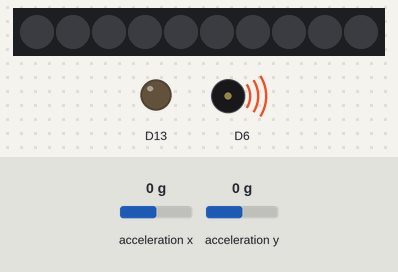
The sketch below on a simulated Adafruit Circuit Playground Express. Parts: 10 RGB LEDs in strip order, left to right, output pins drawn as LEDs (lit = HIGH), buzzer (waves = sounding). The inputs (shaded band) are chosen by the test bench; at power-on: acceleration y 0 g, acceleration x 0 g. Dim RGB values are drawn brighter than linear.

Above: at 1.2 s.
1.3 s: acceleration y set to -0.8 g
At 1.51 s:
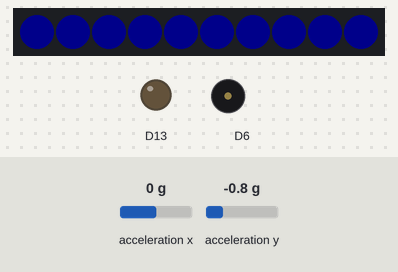
3.6 s: acceleration x set to -0.8 g
At 3.8 s:
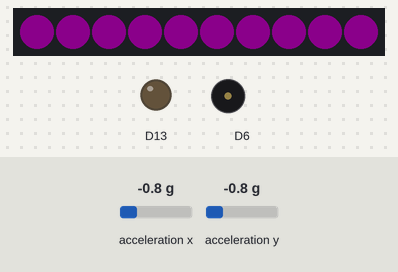
5.9 s: acceleration y set to -1.4 g
At 6.23 s:
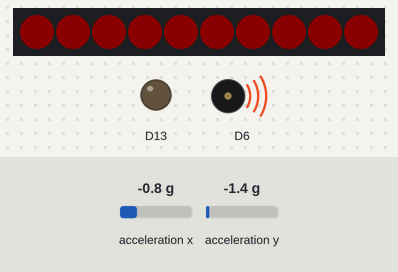
8.4 s: acceleration x set to -1.4 g
10.9 s: acceleration x set to 0.8 g
Timing chart, 0 to 14.8 s (numbered marks = the images above; inputs shaded):
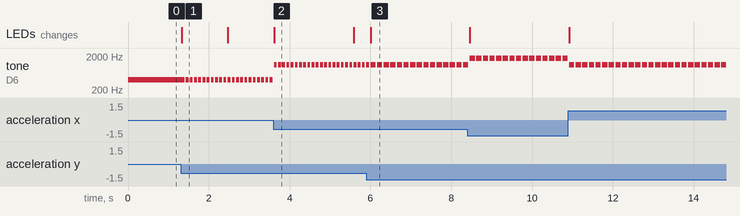

The sketch:

AP_CSP_Music_V2.ino
```cpp
#include <Adafruit_CircuitPlayground.h>


int X, Y;
int red, green, blue;


void setup() {
  CircuitPlayground.begin();

}

void loop() {

    for(int j = 0; j < 10; j++) {

          X = abs(CircuitPlayground.motionX());
          Y = abs(CircuitPlayground.motionY());

          red = abs(X) * 20;
          green = 0;
          blue = abs(Y) * 20;
          for(int k = 0; k < 10; k++) {
          CircuitPlayground.setPixelColor(k, red,   green, blue);
          }
          CircuitPlayground.playTone(X * 100 + 400, Y * 10);
          delay(30);
       }
       CircuitPlayground.clearPixels();
    }
```

Measured:
- after the input at 1.3 s, tone on D6: alternates 400 Hz for 0.07 s and silent for 0.03 s, starting after 0.10 s; the LEDs: change at once (image 1)
- after the input at 3.6 s, the LEDs: change at once (image 2)
- after the input at 5.9 s, tone on D6: alternates 1100 Hz for 0.13 s and silent for 0.03 s, starting after 0.23 s; the LEDs: change after 0.10 s (image 3)
